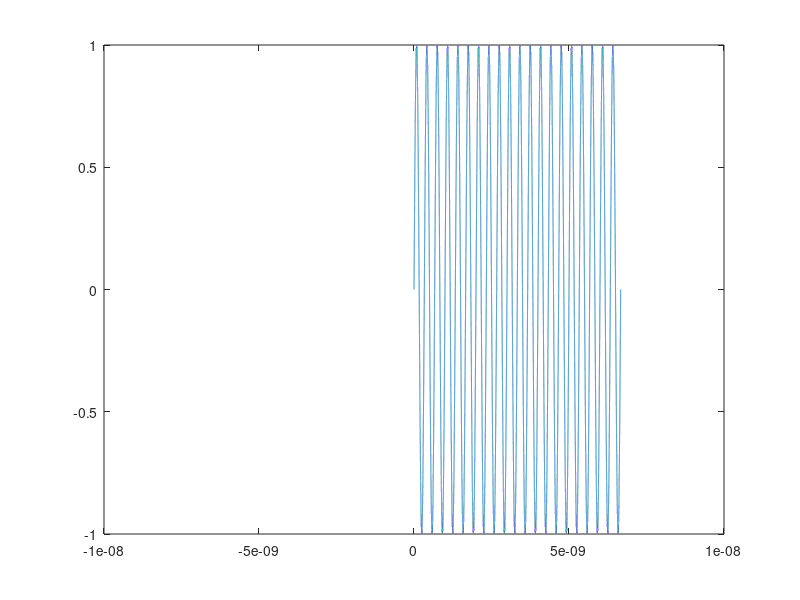
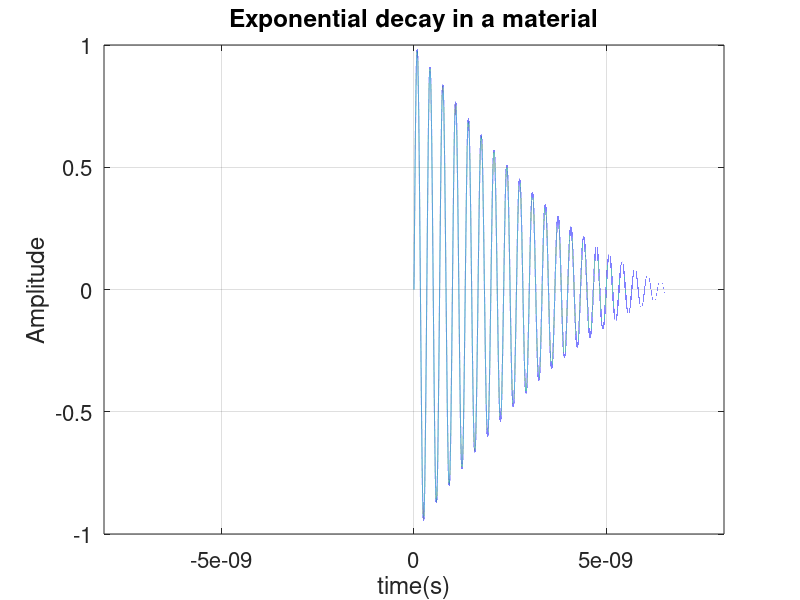

The MATLAB script that drew these images, in order:
eps0=8.85418782e-12; % F/m
mu0=1.2566370614e-6; % H/m
c0=1/sqrt(eps0*mu0); % speed of light
eta0=sqrt(mu0/eps0); % free space
k0 = 2*pi*3e9/c0;
num = 1e6;
time = linspace(-20/3e9,20/3e9,num);
impulse = zeros(1,length(time));
impulse(num/2 + 1) = 1;
[b,a] = butter(10,[.3 .4],'bandpass');
filtered = filter(b,a,impulse);
pos_time = time(num/2+1:end);
microwave = sin(2*pi*3e9*pos_time);
decay = exp(1i*k0*sqrt(1i*49)*pos_time*700000);
pad = zeros(1,length(time) - length(microwave));
signal_with_decay = [pad microwave.*decay];
signal = [pad microwave];
plot(time,real(signal))
figure; plot(time,real(signal_with_decay))
xlabel('time(s)')
ylabel('Amplitude')
title('Exponential decay in a material')
grid on
xlim([min(time) max(time)])
set(gca,'fontsize',16)